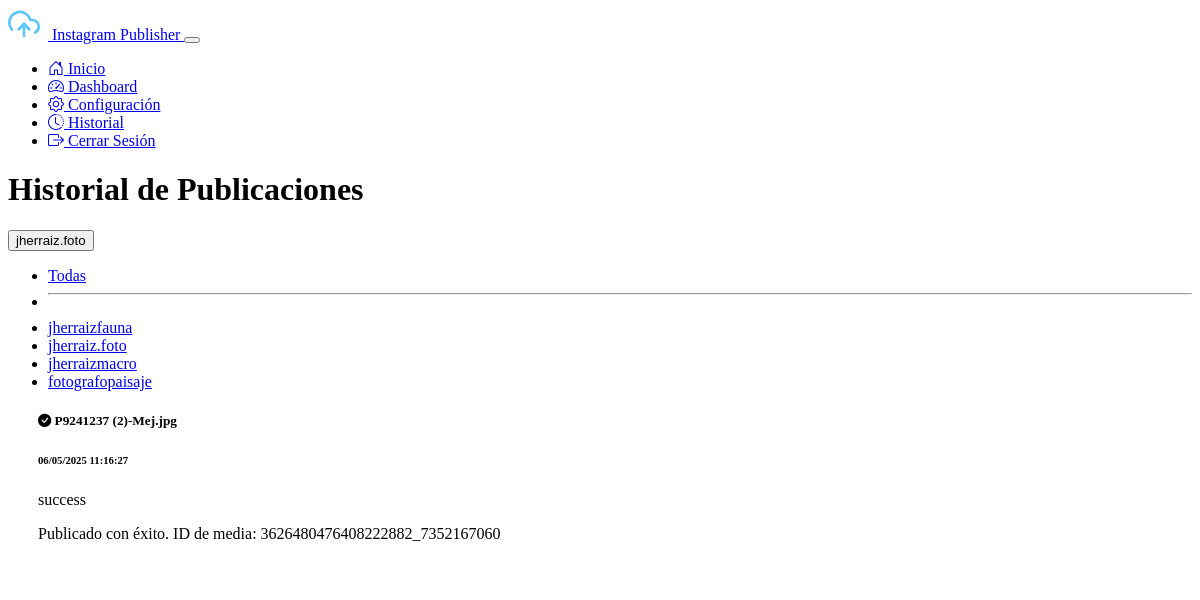
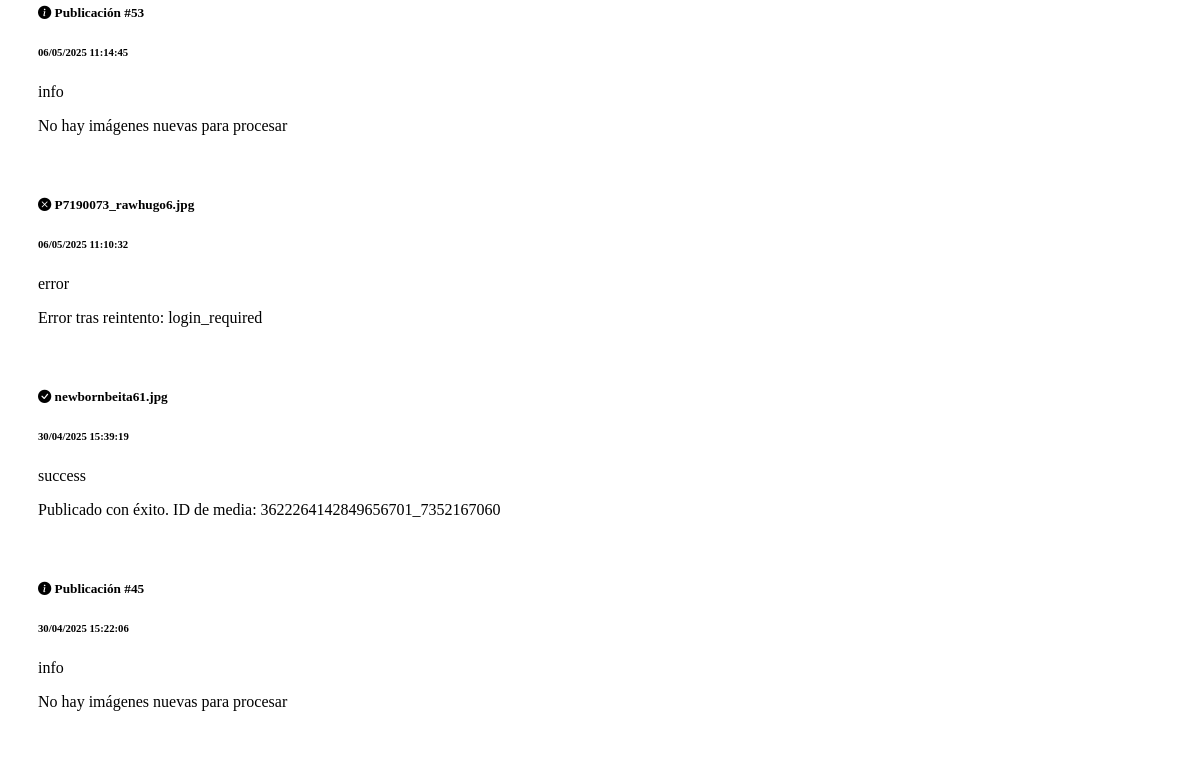
Before: /history?account_id=2 (signed in, upper part) with the older database file (2 pictures, top to bottom).
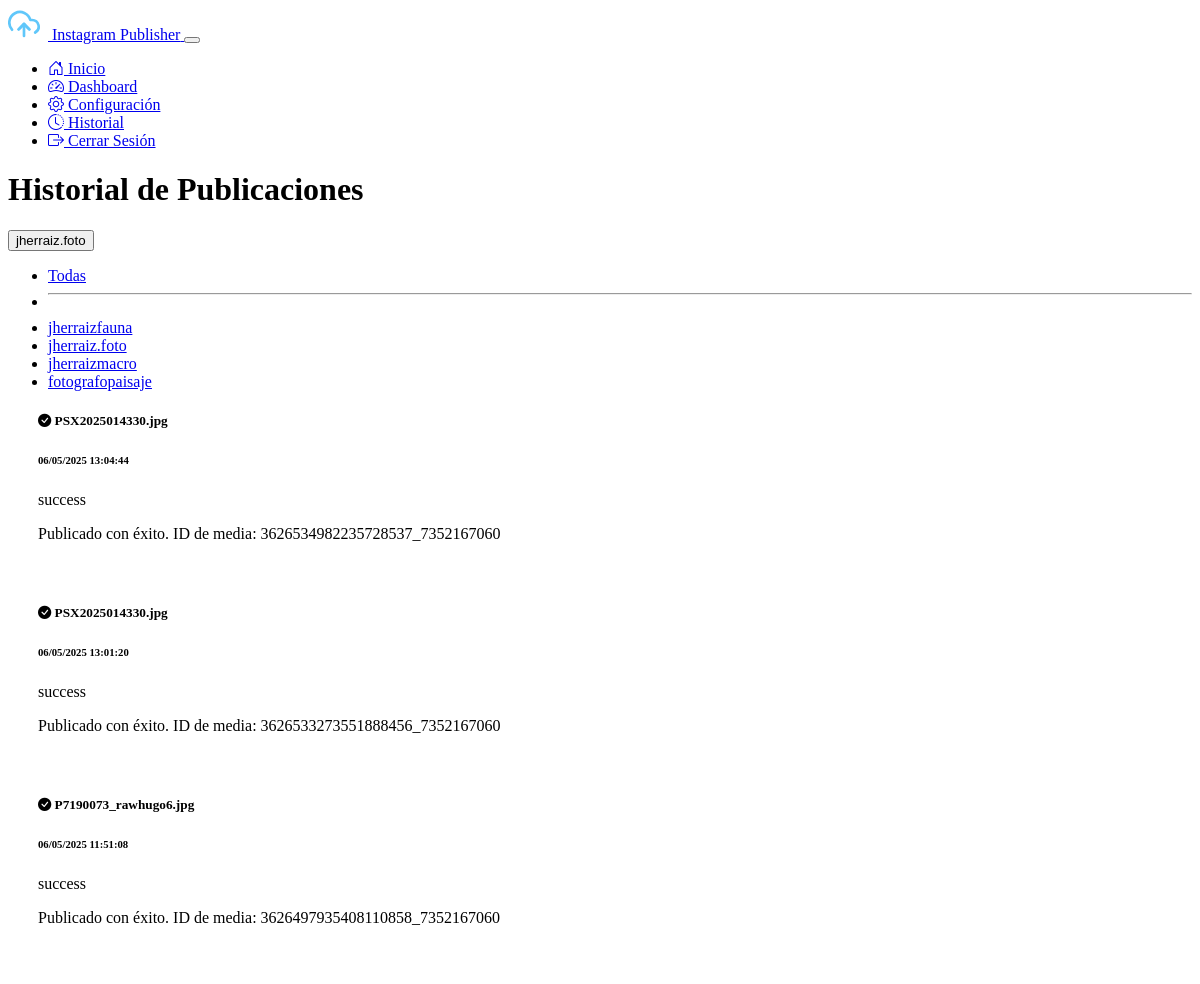
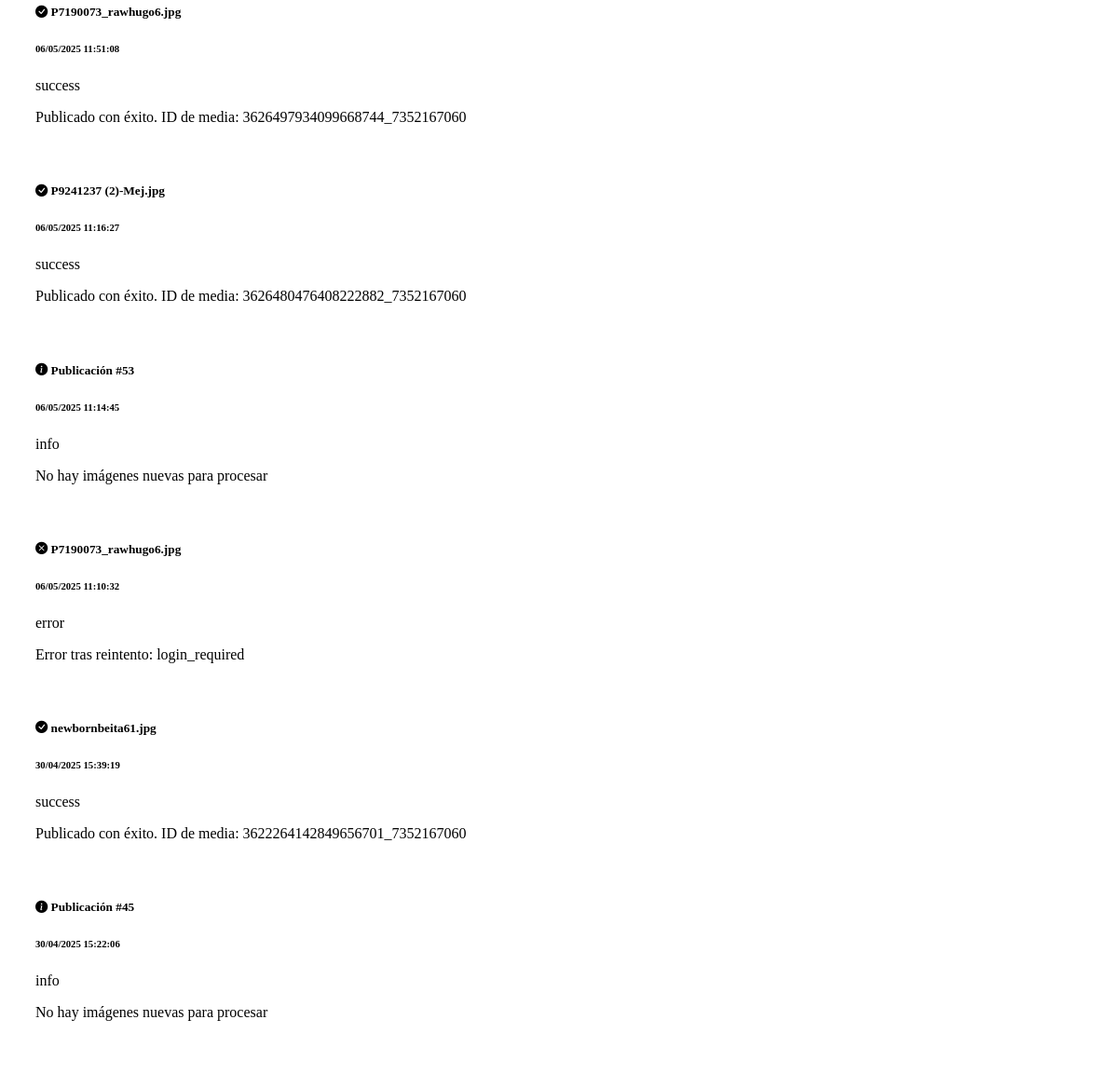
After: the same page with the newer database file (2 pictures, top to bottom).
### models.py (models this page shows)
class Account(db.Model):
    id = db.Column(db.Integer, primary_key=True)
    name = db.Column(db.String(100), nullable=False)
    instagram_username = db.Column(db.String(100), nullable=False)
    instagram_password = db.Column(db.String(100), nullable=False)
    google_credentials = db.Column(db.Text)
    folder_id = db.Column(db.String(100))
    gemini_api_key = db.Column(db.String(100))
    created_at = db.Column(db.DateTime, default=datetime.utcnow)
    updated_at = db.Column(db.DateTime, default=datetime.utcnow, onupdate=datetime.utcnow)
    publications = db.relationship('PublicationHistory', backref='account', lazy=True)
    gemini_prompt = db.Column(db.Text, default="Describe la imagen que te envío con un texto continuo ideal para un pie de foto en Instagram. Identifica la especie del ave y proporciona detalles sobre su aspecto, hábitat y distribución, manteniendo un tono natural, atractivo y animado. Incluye emojis y hashtags adecuados para resaltar la belleza de la naturaleza y la fotografía de aves. Con enfoque en la fotografía. Responde únicamente con el texto solicitado, sin añadir introducciones ni comentarios adicionales.")
    morning_post = db.Column(db.Boolean, default=True)
    morning_time = db.Column(db.String(5), default="08:00")
    afternoon_post = db.Column(db.Boolean, default=True)
    afternoon_time = db.Column(db.String(5), default="15:00")
    evening_post = db.Column(db.Boolean, default=True)
    evening_time = db.Column(db.String(5), default="22:00")

class PublicationHistory(db.Model):
    id = db.Column(db.Integer, primary_key=True)
    account_id = db.Column(db.Integer, db.ForeignKey('account.id'), nullable=False)
    timestamp = db.Column(db.DateTime, default=datetime.utcnow)
    status = db.Column(db.String(20))
    details = db.Column(db.Text)
    image_name = db.Column(db.String(255), nullable=True)

### app.py (the view)
@app.route('/history')
@login_required
def history():
    account_id = request.args.get('account_id', type=int)
    if account_id:
        account = Account.query.get_or_404(account_id)
        publications = PublicationHistory.query.filter_by(account_id=account_id).order_by(PublicationHistory.timestamp.desc()).all()
        return render_template('history.html', publications=publications, account=account, accounts=Account.query.all())
    else:
        publications = PublicationHistory.query.order_by(PublicationHistory.timestamp.desc()).all()
        return render_template('history.html', publications=publications, account=None, accounts=Account.query.all())

### app.py (called while the page is built)
@login_manager.user_loader
def load_user(user_id):
    return User.query.get(int(user_id))

### templates/history.html (shortened to what this page needs)
{% extends 'base.html' %}
{% block content %}
<div class="container">
    <div class="d-flex justify-content-between align-items-center mb-4">
        <h1>Historial de Publicaciones</h1>
        <div class="dropdown">
            <button class="btn btn-outline-secondary dropdown-toggle" type="button" id="accountFilterDropdown" data-bs-toggle="dropdown" aria-expanded="false">
                {% if account %}
                {{ account.name }}
                {% else %}
                Todas las cuentas
                {% endif %}
            </button>
            <ul class="dropdown-menu" aria-labelledby="accountFilterDropdown">
                <li><a class="dropdown-item" href="{{ url_for('history') }}">Todas</a></li>
                <li><hr class="dropdown-divider"></li>
                {% for acc in accounts %}
                <li><a class="dropdown-item" href="{{ url_for('history', account_id=acc.id) }}">{{ acc.name }}</a></li>
                {% endfor %}
            </ul>
        </div>
    </div>
    {% if publications %}
    <div class="row">
        <div class="col-md-12">
            <div class="card">
                <div class="card-body">
                    <div class="timeline">
                        {% for pub in publications %}
                        <div class="timeline-item {{ pub.status }}">
                            <div class="card mb-3 history-item {{ pub.status }}">
                                <div class="card-body">
                                    <div class="d-flex justify-content-between align-items-start">
                                        <div>
                                            <h5 class="card-title mb-1">
                                                {% if pub.status == 'success' %}
                                                <i class="bi bi-check-circle-fill text-success"></i>
                                                {% elif pub.status == 'error' %}
                                                <i class="bi bi-x-circle-fill text-danger"></i>
                                                {% else %}
                                                <i class="bi bi-info-circle-fill text-info"></i>
                                                {% endif %}
                                                {% if pub.image_name %}
                                                {{ pub.image_name }}
                                                {% else %}
                                                Publicación #{{ pub.id }}
                                                {% endif %}
                                            </h5>
                                            <h6 class="card-subtitle text-muted mb-2">
                                                {{ pub.timestamp.strftime('%d/%m/%Y %H:%M:%S') }}
                                            </h6>
                                        </div>
                                        <span class="badge {% if pub.status == 'success' %}bg-success{% elif pub.status == 'error' %}bg-danger{% else %}bg-info{% endif %}">
                                            {{ pub.status }}
                                        </span>
                                    </div>
                                    <p class="card-text">
                                        {% if pub.details %}
                                        {{ pub.details }}
                                        {% else %}
                                        <em>No hay detalles disponibles</em>
                                        {% endif %}
                                    </p>
                                </div>
                            </div>
                        </div>
                        {% endfor %}
                    </div>
                </div>
            </div>
        </div>
    </div>
    {% else %}
    <div class="alert alert-info">
        <h5>No hay publicaciones en el historial</h5>
        <p>Aún no se han realizado publicaciones{% if account %} para esta cuenta{% endif %}.</p>
    </div>
    {% endif %}
</div>
{% endblock %}

Changed rows visible on the page:
added PublicationHistory: image_name "PSX2025014330.jpg", timestamp "06/05/2025 13:04:44", status "success", details "Publicado con éxito. ID de media: 3626534982235728537_7352167060"
added PublicationHistory: image_name "PSX2025014330.jpg", timestamp "06/05/2025 13:01:20", status "success", details "Publicado con éxito. ID de media: 3626533273551888456_7352167060"
added PublicationHistory: image_name "P7190073_rawhugo6.jpg", timestamp "06/05/2025 11:51:08", status "success", details "Publicado con éxito. ID de media: 3626497935408110858_7352167060"
added PublicationHistory: image_name "P7190073_rawhugo6.jpg", timestamp "06/05/2025 11:51:08", status "success", details "Publicado con éxito. ID de media: 3626497934099668744_7352167060"
